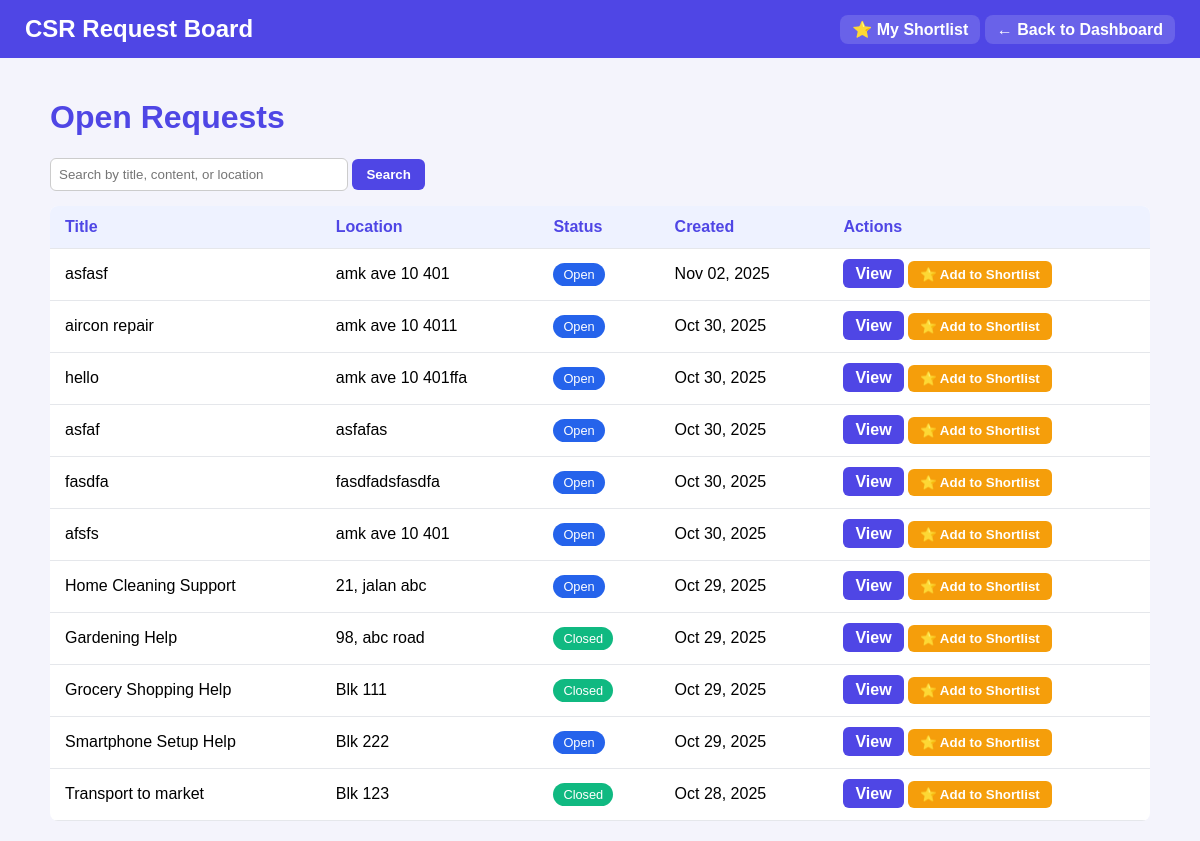
The page /CSIT314v3/Boundary/csr_request_board.php (signed in) on the database its author committed.
### tables this page shows
CREATE TABLE `requests` (
  `request_id` int(11) NOT NULL,
  `user_id` int(11) NOT NULL,
  `category_id` int(11) NOT NULL,
  `title` varchar(80) NOT NULL,
  `content` text NOT NULL,
  `location` varchar(255) NOT NULL,
  `status` enum('open','in_progress','closed') NOT NULL DEFAULT 'open',
  `view_count` int(10) UNSIGNED NOT NULL DEFAULT 0,
  `shortlist_count` int(10) UNSIGNED NOT NULL DEFAULT 0,
  `created_at` timestamp NOT NULL DEFAULT current_timestamp(),
  `closed_at` datetime DEFAULT NULL,
  `category` varchar(255) NOT NULL
);

### CSIT314v3/Entity/requestEntity.php (called while the page is built, shortened)
<?php
final class requestEntity
{
    private PDO $pdo;
    public function __construct(
        string $host = '127.0.0.1',
        string $db   = 'csit314',
        string $user = 'root',
        string $pass = ''
    ) {
        try {
            $dsn = "mysql:host={$host};dbname={$db};charset=utf8mb4";
            $this->pdo = new PDO($dsn, $user, $pass, [
                PDO::ATTR_ERRMODE            => PDO::ERRMODE_EXCEPTION,
                PDO::ATTR_DEFAULT_FETCH_MODE => PDO::FETCH_ASSOC,
            ]);
        } catch (PDOException $e) {
            exit('❌ Database connection failed: ' . $e->getMessage());
        }
    }
    public function readAllRequests(): array
    {
        $sql = "
            SELECT
                r.request_id,
                r.category_id,
                c.category_name,
                r.title,
                r.content,
                r.location,
                r.status,
                r.view_count,
                r.shortlist_count,
                r.created_at
            FROM requests r
            LEFT JOIN service_categories c ON r.category_id = c.category_id
            ORDER BY r.created_at DESC
        ";
        $stmt = $this->pdo->query($sql);
        return $stmt->fetchAll(PDO::FETCH_ASSOC);
    }
}

### CSIT314v3/Controller/CSRSearchRequestsController.php (called while the page is built, shortened)
<?php
require_once __DIR__ . '/../Entity/requestEntity.php';
final class CSRSearchRequestsController
{
    private requestEntity $entity;
    public function __construct()
    {
        $this->entity = new requestEntity();
    }
    public function searchRequests(?string $keyword = null): array
    {
        if ($keyword === '' || $keyword === null) {
            return $this->entity->readAllRequests();
        }
        return $this->entity->searchOpenRequests($keyword);
    }
}

### CSIT314v3/Boundary/csr_request_board.php (the view, shortened to what this page needs)
<?php
require_once $_SERVER['DOCUMENT_ROOT'] . '/CSIT314v3/Controller/CSRSearchRequestsController.php';
function getSearchTerm(): string {
    return isset($_GET['q']) ? trim($_GET['q']) : '';
}
function loadRequests(string $searchTerm): array {
    $controller = new CSRSearchRequestsController();
    return $controller->searchRequests($searchTerm);
}
function renderPage(array $requests, string $searchTerm, string $userName): void {
    ?>
<!DOCTYPE html>
<html lang="en">
<head>
</head>
<body>
<header>
  <h2>CSR Request Board</h2>
  <div>
    <a href="csr_shortlist_view.php">⭐ My Shortlist</a>
    <a href="csr_dashboard.php">← Back to Dashboard</a>
  </div>
</header>
<div class="container">
  <h1>Open Requests</h1>
  <form method="get">
    <input type="text" name="q" placeholder="Search by title, content, or location"
           value="<?= htmlspecialchars($searchTerm) ?>">
    <button type="submit">Search</button>
  </form>
  <?php if (empty($requests)): ?>
    <p>No open requests found.</p>
  <?php else: ?>
    <table>
      <thead>
        <tr>
          <th>Title</th>
          <th>Location</th>
          <th>Status</th>
          <th>Created</th>
          <th>Actions</th>
        </tr>
      </thead>
      <tbody>
        <?php foreach ($requests as $r): ?>
          <tr>
            <td><?= htmlspecialchars($r['title'] ?? '') ?></td>
            <td><?= htmlspecialchars($r['location'] ?? '') ?></td>
            <td><span class="badge badge-<?= strtolower($r['status'] ?? 'open') ?>">
              <?= htmlspecialchars(ucfirst($r['status'] ?? 'Open')) ?></span></td>
            <td><?= htmlspecialchars(date('M d, Y', strtotime($r['created_at'] ?? 'now'))) ?></td>
            <td>
              <a class="btn-view" href="csr_request_details.php?id=<?= urlencode((string)$r['request_id']) ?>">View</a>
              <button class="btn-shortlist" onclick="addToShortlist(<?= (int)$r['request_id'] ?>, this)">
                ⭐ Add to Shortlist
              </button>
            </td>
          </tr>
        <?php endforeach; ?>
      </tbody>
    </table>
  <?php endif; ?>
</div>
</body>
</html>
<?php
}
$searchTerm = getSearchTerm();
$requests = loadRequests($searchTerm);
$userName = htmlspecialchars($_SESSION['username'] ?? 'CSR Rep', ENT_QUOTES, 'UTF-8');
renderPage($requests, $searchTerm, $userName);

### CSIT314v3/Boundary/csr_request_board.php (style rules this page uses)
body { font-family: Arial, sans-serif; background: #f4f4fc; margin: 0; padding: 0; }
header { background: #4f46e5; color: white; padding: 15px 25px; display: flex; justify-content: space-between; align-items: center; }
header h2 { margin: 0; }
header a { color: white; text-decoration: none; font-weight: 600; background: rgba(255,255,255,0.15); padding: 6px 12px; border-radius: 8px; }
.container { padding: 20px; max-width: 1100px; margin: auto; }
h1 { color: #4f46e5; }
form { margin-bottom: 15px; }
input[type="text"] { padding: 8px; width: 280px; border-radius: 6px; border: 1px solid #ccc; }
button { padding: 8px 14px; background: #4f46e5; color: white; border: none; border-radius: 6px; font-weight: 600; cursor: pointer; }
table { width: 100%; border-collapse: collapse; background: white; border-radius: 8px; overflow: hidden; margin-top: 15px; }
th, td { padding: 12px 15px; border-bottom: 1px solid #e5e7eb; text-align: left; }
th { background: #eef2ff; color: #4f46e5; }
.badge { padding: 4px 10px; border-radius: 12px; font-size: 0.8rem; color: white; }
.badge-open { background: #2563eb; }
.badge-closed { background: #10b981; }
.btn-view { background: #4f46e5; color: white; padding: 6px 12px; border-radius: 6px; text-decoration: none; font-weight: 600; transition: background 0.2s ease; }
.btn-shortlist { background: #f59e0b; color: white; border: none; padding: 6px 12px; border-radius: 6px; font-weight: 600; cursor: pointer; transition: background 0.2s ease; }

### rows shown on the page
requests: title "asfasf", location "amk ave 10 401", status "Open", created_at "Nov 02, 2025"
requests: title "aircon repair", location "amk ave 10 4011", status "Open", created_at "Oct 30, 2025"
requests: title "hello", location "amk ave 10 401ffa", status "Open", created_at "Oct 30, 2025"
requests: title "asfaf", location "asfafas", status "Open", created_at "Oct 30, 2025"
requests: title "fasdfa", location "fasdfadsfasdfa", status "Open", created_at "Oct 30, 2025"
requests: title "afsfs", location "amk ave 10 401", status "Open", created_at "Oct 30, 2025"
requests: title "Home Cleaning Support", location "21, jalan abc", status "Open", created_at "Oct 29, 2025"
requests: title "Gardening Help", location "98, abc road", status "Closed", created_at "Oct 29, 2025"
requests: title "Grocery Shopping Help", location "Blk 111", status "Closed", created_at "Oct 29, 2025"
requests: title "Smartphone Setup Help", location "Blk 222", status "Open", created_at "Oct 29, 2025"
requests: title "Transport to market", location "Blk 123", status "Closed", created_at "Oct 28, 2025"
